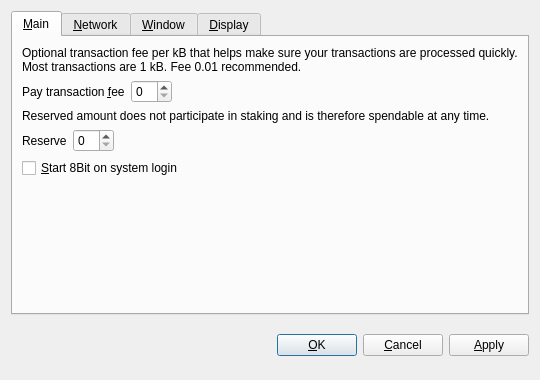
<?xml version="1.0" encoding="UTF-8"?>
<ui version="4.0">
 <class>OptionsDialog</class>
 <widget class="QDialog" name="OptionsDialog">
  <property name="geometry">
   <rect>
    <x>0</x>
    <y>0</y>
    <width>540</width>
    <height>380</height>
   </rect>
  </property>
  <property name="windowTitle">
   <string>Options</string>
  </property>
  <property name="modal">
   <bool>true</bool>
  </property>
  <layout class="QVBoxLayout" name="verticalLayout">
   <item>
    <widget class="QTabWidget" name="tabWidget">
     <property name="tabPosition">
      <enum>QTabWidget::North</enum>
     </property>
     <property name="currentIndex">
      <number>0</number>
     </property>
     <widget class="QWidget" name="tabMain">
      <attribute name="title">
       <string>&amp;Main</string>
      </attribute>
      <layout class="QVBoxLayout" name="verticalLayout_Main">
       <item>
        <widget class="QLabel" name="transactionFeeInfoLabel">
         <property name="text">
          <string>Optional transaction fee per kB that helps make sure your transactions are processed quickly. Most transactions are 1 kB. Fee 0.01 recommended.</string>
         </property>
         <property name="textFormat">
          <enum>Qt::PlainText</enum>
         </property>
         <property name="wordWrap">
          <bool>true</bool>
         </property>
        </widget>
       </item>
       <item>
        <layout class="QHBoxLayout" name="horizontalLayoutFee">
         <item>
          <widget class="QLabel" name="transactionFeeLabel">
           <property name="text">
            <string>Pay transaction &amp;fee</string>
           </property>
           <property name="textFormat">
            <enum>Qt::PlainText</enum>
           </property>
           <property name="buddy">
            <cstring>transactionFee</cstring>
           </property>
          </widget>
         </item>
         <item>
          <widget class="BitcoinAmountField" name="transactionFee"/>
         </item>
         <item>
          <spacer name="horizontalSpacerFee">
           <property name="orientation">
            <enum>Qt::Horizontal</enum>
           </property>
           <property name="sizeHint" stdset="0">
            <size>
             <width>40</width>
             <height>20</height>
            </size>
           </property>
          </spacer>
         </item>
        </layout>
       </item>
       <item>
        <widget class="QLabel" name="reserveBalanceInfoLabel">
         <property name="text">
          <string>Reserved amount does not participate in staking and is therefore spendable at any time.</string>
         </property>
         <property name="textFormat">
          <enum>Qt::PlainText</enum>
         </property>
         <property name="wordWrap">
          <bool>true</bool>
         </property>
        </widget>
       </item>
       <item>
        <layout class="QHBoxLayout" name="horizontalLayoutReserveBalance">
         <item>
          <widget class="QLabel" name="reserveBalanceLabel">
           <property name="text">
            <string>Reserve</string>
           </property>
           <property name="textFormat">
            <enum>Qt::PlainText</enum>
           </property>
           <property name="buddy">
            <cstring>reserveBalance</cstring>
           </property>
          </widget>
         </item>
         <item>
          <widget class="BitcoinAmountField" name="reserveBalance"/>
         </item>
         <item>
          <spacer name="horizontalSpacerReserveBalance">
           <property name="orientation">
            <enum>Qt::Horizontal</enum>
           </property>
           <property name="sizeHint" stdset="0">
            <size>
             <width>40</width>
             <height>20</height>
            </size>
           </property>
          </spacer>
         </item>
        </layout>
       </item>
       <item>
        <widget class="QCheckBox" name="bitcoinAtStartup">
         <property name="toolTip">
          <string>Automatically start 8Bit after logging in to the system.</string>
         </property>
         <property name="text">
          <string>&amp;Start 8Bit on system login</string>
         </property>
        </widget>
       </item>
       <item>
        <spacer name="verticalSpacer_Main">
         <property name="orientation">
          <enum>Qt::Vertical</enum>
         </property>
         <property name="sizeHint" stdset="0">
          <size>
           <width>20</width>
           <height>40</height>
          </size>
         </property>
        </spacer>
       </item>
      </layout>
     </widget>
     <widget class="QWidget" name="tabNetwork">
      <attribute name="title">
       <string>&amp;Network</string>
      </attribute>
      <layout class="QVBoxLayout" name="verticalLayout_Network">
       <item>
        <widget class="QCheckBox" name="mapPortUpnp">
         <property name="toolTip">
          <string>Automatically open the 8Bit client port on the router. This only works when your router supports UPnP and it is enabled.</string>
         </property>
         <property name="text">
          <string>Map port using &amp;UPnP</string>
         </property>
        </widget>
       </item>
       <item>
        <widget class="QCheckBox" name="connectSocks">
         <property name="toolTip">
          <string>Connect to the 8Bit network through a SOCKS5 proxy (e.g. when connecting through Tor).</string>
         </property>
         <property name="text">
          <string>&amp;Connect through SOCKS5 proxy:</string>
         </property>
        </widget>
       </item>
       <item>
        <layout class="QHBoxLayout" name="horizontalLayout_Network">
         <item>
          <widget class="QLabel" name="proxyIpLabel">
           <property name="text">
            <string>Proxy &amp;IP:</string>
           </property>
           <property name="textFormat">
            <enum>Qt::PlainText</enum>
           </property>
           <property name="buddy">
            <cstring>proxyIp</cstring>
           </property>
          </widget>
         </item>
         <item>
          <widget class="QValidatedLineEdit" name="proxyIp">
           <property name="maximumSize">
            <size>
             <width>140</width>
             <height>16777215</height>
            </size>
           </property>
           <property name="toolTip">
            <string>IP address of the proxy (e.g. 127.0.0.1)</string>
           </property>
          </widget>
         </item>
         <item>
          <widget class="QLabel" name="proxyPortLabel">
           <property name="text">
            <string>&amp;Port:</string>
           </property>
           <property name="textFormat">
            <enum>Qt::PlainText</enum>
           </property>
           <property name="buddy">
            <cstring>proxyPort</cstring>
           </property>
          </widget>
         </item>
         <item>
          <widget class="QLineEdit" name="proxyPort">
           <property name="maximumSize">
            <size>
             <width>55</width>
             <height>16777215</height>
            </size>
           </property>
           <property name="toolTip">
            <string>Port of the proxy (e.g. 9050)</string>
           </property>
          </widget>
         </item>
         <item>
          <spacer name="horizontalSpacer_Network">
           <property name="orientation">
            <enum>Qt::Horizontal</enum>
           </property>
           <property name="sizeHint" stdset="0">
            <size>
             <width>40</width>
             <height>20</height>
            </size>
           </property>
          </spacer>
         </item>
        </layout>
       </item>
       <item>
        <spacer name="verticalSpacer_Network">
         <property name="orientation">
          <enum>Qt::Vertical</enum>
         </property>
         <property name="sizeHint" stdset="0">
          <size>
           <width>20</width>
           <height>40</height>
          </size>
         </property>
        </spacer>
       </item>
      </layout>
     </widget>
     <widget class="QWidget" name="tabWindow">
      <attribute name="title">
       <string>&amp;Window</string>
      </attribute>
      <layout class="QVBoxLayout" name="verticalLayout_Window">
       <item>
        <widget class="QCheckBox" name="minimizeToTray">
         <property name="toolTip">
          <string>Show only a tray icon after minimizing the window.</string>
         </property>
         <property name="text">
          <string>&amp;Minimize to the tray instead of the taskbar</string>
         </property>
        </widget>
       </item>
       <item>
        <widget class="QCheckBox" name="minimizeOnClose">
         <property name="toolTip">
          <string>Minimize instead of exit the application when the window is closed. When this option is enabled, the application will be closed only after selecting Quit in the menu.</string>
         </property>
         <property name="text">
          <string>M&amp;inimize on close</string>
         </property>
        </widget>
       </item>
       <item>
        <spacer name="verticalSpacer_Window">
         <property name="orientation">
          <enum>Qt::Vertical</enum>
         </property>
         <property name="sizeHint" stdset="0">
          <size>
           <width>20</width>
           <height>40</height>
          </size>
         </property>
        </spacer>
       </item>
      </layout>
     </widget>
     <widget class="QWidget" name="tabDisplay">
      <attribute name="title">
       <string>&amp;Display</string>
      </attribute>
      <layout class="QVBoxLayout" name="verticalLayout_Display">
       <item>
        <layout class="QHBoxLayout" name="horizontalLayout_1_Display">
         <item>
          <widget class="QLabel" name="langLabel">
           <property name="text">
            <string>User Interface &amp;language:</string>
           </property>
           <property name="textFormat">
            <enum>Qt::PlainText</enum>
           </property>
           <property name="buddy">
            <cstring>lang</cstring>
           </property>
          </widget>
         </item>
         <item>
          <widget class="QValueComboBox" name="lang">
           <property name="toolTip">
            <string>The user interface language can be set here. This setting will take effect after restarting 8Bit.</string>
           </property>
          </widget>
         </item>
        </layout>
       </item>
       <item>
        <layout class="QHBoxLayout" name="horizontalLayout_2_Display">
         <item>
          <widget class="QLabel" name="unitLabel">
           <property name="text">
            <string>&amp;Unit to show amounts in:</string>
           </property>
           <property name="textFormat">
            <enum>Qt::PlainText</enum>
           </property>
           <property name="buddy">
            <cstring>unit</cstring>
           </property>
          </widget>
         </item>
         <item>
          <widget class="QValueComboBox" name="unit">
           <property name="toolTip">
            <string>Choose the default subdivision unit to show in the interface and when sending coins.</string>
           </property>
          </widget>
         </item>
        </layout>
       </item>
       <item>
        <widget class="QCheckBox" name="coinControlFeatures">
         <property name="toolTip">
          <string>Whether to show coin control features or not.</string>
         </property>
         <property name="text">
          <string>Display coin &amp;control features (experts only!)</string>
         </property>
        </widget>
       </item>
       <item>
        <widget class="QCheckBox" name="minimizeCoinAge">
         <property name="toolTip">
          <string>Whether to select the coin outputs randomly or with minimal coin age.</string>
         </property>
         <property name="text">
          <string>Minimize weight consumption (experimental)</string>
         </property>
        </widget>
       </item>
       <item>
        <widget class="QCheckBox" name="useBlackTheme">
         <property name="text">
          <string>Use black visual theme (requires restart)</string>
         </property>
        </widget>
       </item>
       <item>
        <spacer name="verticalSpacer_Display">
         <property name="orientation">
          <enum>Qt::Vertical</enum>
         </property>
         <property name="sizeHint" stdset="0">
          <size>
           <width>20</width>
           <height>40</height>
          </size>
         </property>
        </spacer>
       </item>
      </layout>
     </widget>
    </widget>
   </item>
   <item>
    <layout class="QHBoxLayout" name="horizontalLayout_Buttons">
     <item>
      <spacer name="horizontalSpacer_1">
       <property name="orientation">
        <enum>Qt::Horizontal</enum>
       </property>
       <property name="sizeHint" stdset="0">
        <size>
         <width>40</width>
         <height>48</height>
        </size>
       </property>
      </spacer>
     </item>
     <item>
      <widget class="QLabel" name="statusLabel">
       <property name="font">
        <font>
         <weight>75</weight>
         <bold>true</bold>
        </font>
       </property>
       <property name="text">
        <string/>
       </property>
       <property name="textFormat">
        <enum>Qt::PlainText</enum>
       </property>
       <property name="wordWrap">
        <bool>true</bool>
       </property>
      </widget>
     </item>
     <item>
      <spacer name="horizontalSpacer_2">
       <property name="orientation">
        <enum>Qt::Horizontal</enum>
       </property>
       <property name="sizeHint" stdset="0">
        <size>
         <width>40</width>
         <height>48</height>
        </size>
       </property>
      </spacer>
     </item>
     <item>
      <widget class="QPushButton" name="okButton">
       <property name="text">
        <string>&amp;OK</string>
       </property>
      </widget>
     </item>
     <item>
      <widget class="QPushButton" name="cancelButton">
       <property name="text">
        <string>&amp;Cancel</string>
       </property>
       <property name="autoDefault">
        <bool>false</bool>
       </property>
      </widget>
     </item>
     <item>
      <widget class="QPushButton" name="applyButton">
       <property name="text">
        <string>&amp;Apply</string>
       </property>
       <property name="autoDefault">
        <bool>false</bool>
       </property>
      </widget>
     </item>
    </layout>
   </item>
  </layout>
 </widget>
 <customwidgets>
  <customwidget>
   <class>BitcoinAmountField</class>
   <extends>QSpinBox</extends>
   <header>bitcoinamountfield.h</header>
  </customwidget>
  <customwidget>
   <class>QValueComboBox</class>
   <extends>QComboBox</extends>
   <header>qvaluecombobox.h</header>
  </customwidget>
  <customwidget>
   <class>QValidatedLineEdit</class>
   <extends>QLineEdit</extends>
   <header>qvalidatedlineedit.h</header>
  </customwidget>
 </customwidgets>
 <resources/>
 <connections/>
</ui>
